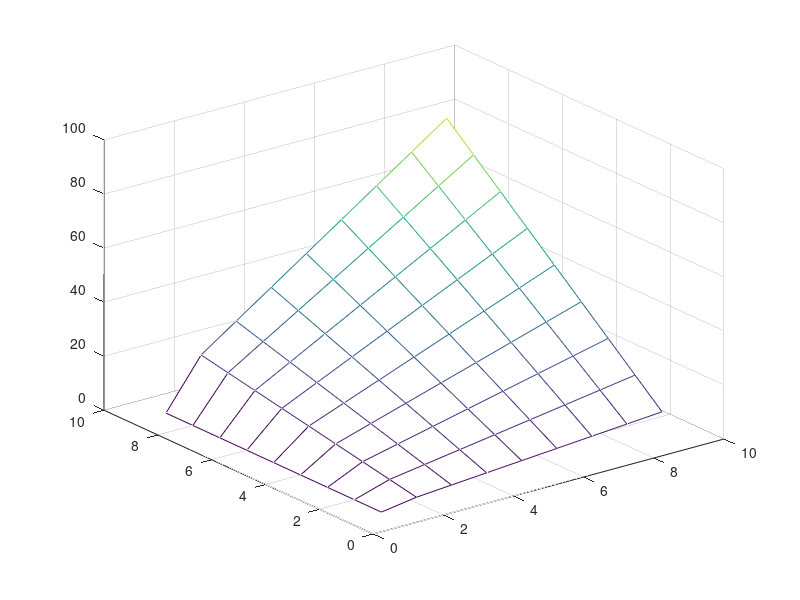

Recreate this plot in MATLAB.
clear all;
close all;
clc;

for n = 2 : 9 
    for m = 1 : 9
        table(m,n) = n*m;
    end
end

table(:,2:end);
figure;
mesh(table);